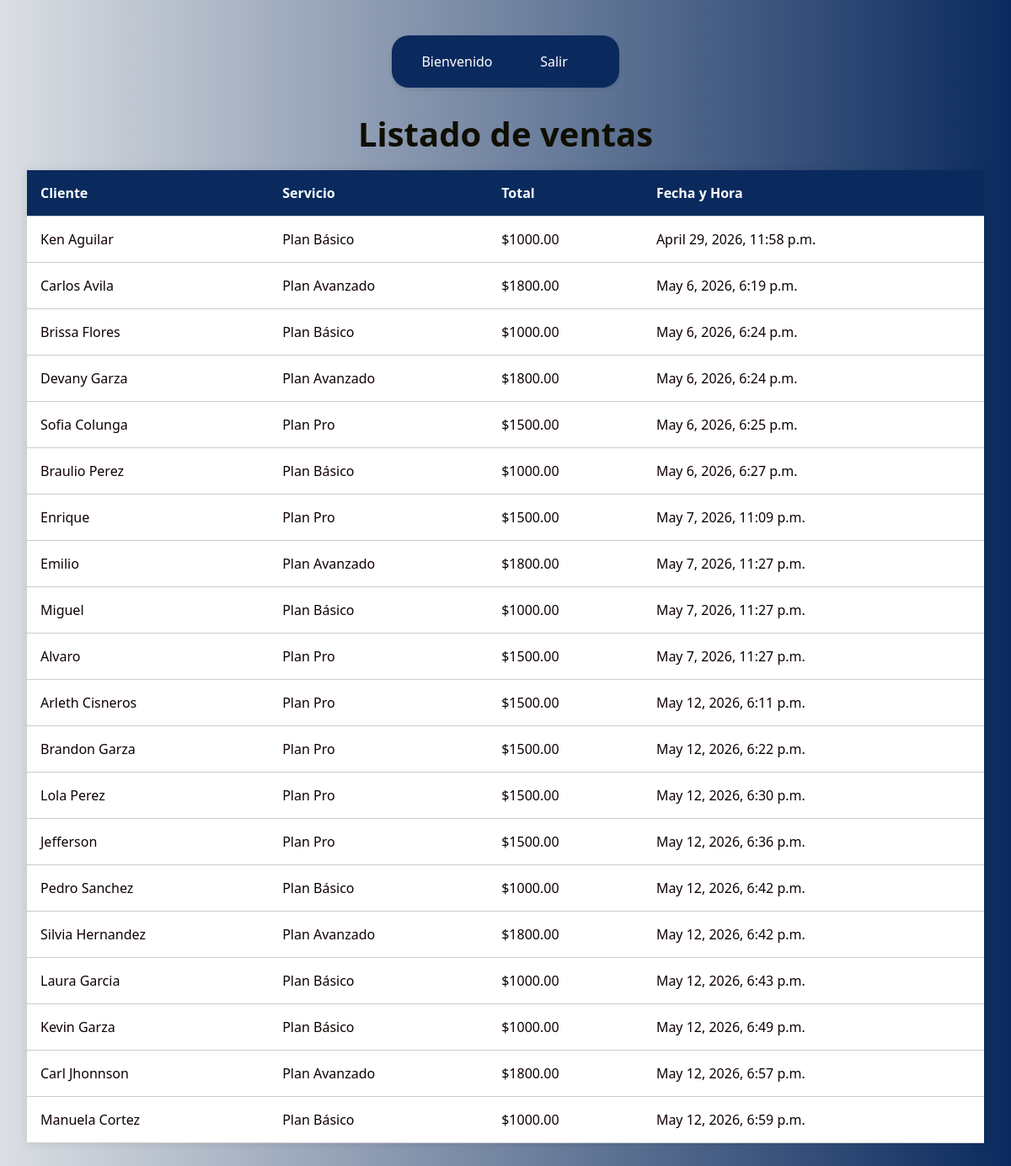
The app's page /listado_ventas/ with its own data.
### app/models.py (models this page shows, shortened)
class Venta(models.Model):
    fecha = models.DateTimeField(auto_now_add=True)
    cliente = models.ForeignKey(Cliente, on_delete=models.CASCADE, null=True, blank=True)
    total = models.DecimalField(max_digits=10, decimal_places=2)

class Cliente(models.Model):
    nombre = models.CharField(max_length=100)

class DetalleVenta(models.Model):
    venta = models.ForeignKey(Venta, on_delete=models.CASCADE)
    servicio = models.ForeignKey(Servicio, on_delete=models.CASCADE)

class Servicio(models.Model):
    nombre = models.CharField(max_length=100)
    descripcion = models.TextField()
    precio = models.DecimalField(max_digits=10, decimal_places=2)

### app/views.py (the view)
# urls.py: path('listado_ventas/', views.listado_ventas, name='listado_ventas'),
def listado_ventas(request):
    ventas = Venta.objects.all()
    return render(request, 'listado_ventas.html', {'ventas': ventas})

### app/templates/listado_ventas.html (shortened to what this page needs)
{% load static %}
<!DOCTYPE html>
<html lang="es" translate="no">
<head>
    <link rel="stylesheet" href="{% static 'css/stylelistar.css' %}">
</head>
<body>
    {% include 'menu.html' %}
    <h1>Listado de ventas</h1>
    <table class="tabla-productos">
        <thead>
            <tr>
                <th>Cliente</th>
                <th>Servicio</th>
                <th>Total</th>
                <th>Fecha y Hora</th>
            </tr>
        </thead>
        <tbody>
            {% for venta in ventas %}
            <tr>
                <td>
                    {{ venta.cliente.nombre }}
                </td>
                <td>
                    {% for detalle in venta.detalleventa_set.all %}
                        {{ detalle.servicio.nombre }}
                    {% endfor %}
                </td>
                <td>
                    ${{ venta.total }}
                </td>
                <td>
                    {{ venta.fecha }}
                </td>
            </tr>
            {% endfor %}
        </tbody>
    </table>
</body>
</html>

### app/static/css/stylelistar.css (style rules this page uses)
body { font-family: 'Segoe UI', sans-serif; background: linear-gradient(to right, #dbdfe4, #0a2a5e); padding: 2rem; color: #0f0101; margin-left: 250px; }
h1 { text-align: center; font-size: 2.5rem; color: #0f0e00; margin-bottom: 1rem; }
.tabla-productos { width: 100%; border-collapse: collapse; box-shadow: 0 0 10px rgba(0,0,0,0.1); background-color: white; }
.tabla-productos th, .tabla-productos td { padding: 1rem; border-bottom: 1px solid #ccc; text-align: left; }
.tabla-productos th { background-color: #0a2a5e; color: #f9fffe; font-weight: bold; }

### app/static/css/styleMenu.css (style rules this page uses)
body { margin: 0; font-family: 'Segoe UI', sans-serif; background-color: #eee1aa; }

### records on screen
Venta: cliente.nombre "Ken Aguilar", total "1000.00", fecha "April 29, 2026, 11:58 p.m."
DetalleVenta: servicio.nombre "Plan Básico"
Venta: cliente.nombre "Carlos Avila", total "1800.00", fecha "May 6, 2026, 6:19 p.m."
DetalleVenta: servicio.nombre "Plan Avanzado"
Venta: cliente.nombre "Brissa Flores", total "1000.00", fecha "May 6, 2026, 6:24 p.m."
DetalleVenta: servicio.nombre "Plan Básico"
Venta: cliente.nombre "Devany Garza", total "1800.00", fecha "May 6, 2026, 6:24 p.m."
DetalleVenta: servicio.nombre "Plan Avanzado"
Venta: cliente.nombre "Sofia Colunga", total "1500.00", fecha "May 6, 2026, 6:25 p.m."
DetalleVenta: servicio.nombre "Plan Pro"
Venta: cliente.nombre "Braulio Perez", total "1000.00", fecha "May 6, 2026, 6:27 p.m."
DetalleVenta: servicio.nombre "Plan Básico"
Venta: cliente.nombre "Enrique", total "1500.00", fecha "May 7, 2026, 11:09 p.m."
DetalleVenta: servicio.nombre "Plan Pro"
Venta: cliente.nombre "Emilio", total "1800.00", fecha "May 7, 2026, 11:27 p.m."
DetalleVenta: servicio.nombre "Plan Avanzado"
Venta: cliente.nombre "Miguel", total "1000.00", fecha "May 7, 2026, 11:27 p.m."
DetalleVenta: servicio.nombre "Plan Básico"
Venta: cliente.nombre "Alvaro", total "1500.00", fecha "May 7, 2026, 11:27 p.m."
DetalleVenta: servicio.nombre "Plan Pro"
Venta: cliente.nombre "Arleth Cisneros", total "1500.00", fecha "May 12, 2026, 6:11 p.m."
DetalleVenta: servicio.nombre "Plan Pro"
Venta: cliente.nombre "Brandon Garza", total "1500.00", fecha "May 12, 2026, 6:22 p.m."
DetalleVenta: servicio.nombre "Plan Pro"
Venta: cliente.nombre "Lola Perez", total "1500.00", fecha "May 12, 2026, 6:30 p.m."
DetalleVenta: servicio.nombre "Plan Pro"
Venta: cliente.nombre "Jefferson", total "1500.00", fecha "May 12, 2026, 6:36 p.m."
DetalleVenta: servicio.nombre "Plan Pro"
Venta: cliente.nombre "Pedro Sanchez", total "1000.00", fecha "May 12, 2026, 6:42 p.m."
DetalleVenta: servicio.nombre "Plan Básico"
Venta: cliente.nombre "Silvia Hernandez", total "1800.00", fecha "May 12, 2026, 6:42 p.m."
DetalleVenta: servicio.nombre "Plan Avanzado"
Venta: cliente.nombre "Laura Garcia", total "1000.00", fecha "May 12, 2026, 6:43 p.m."
DetalleVenta: servicio.nombre "Plan Básico"
Venta: cliente.nombre "Kevin Garza", total "1000.00", fecha "May 12, 2026, 6:49 p.m."
DetalleVenta: servicio.nombre "Plan Básico"
Venta: cliente.nombre "Carl Jhonnson", total "1800.00", fecha "May 12, 2026, 6:57 p.m."
DetalleVenta: servicio.nombre "Plan Avanzado"
Venta: cliente.nombre "Manuela Cortez", total "1000.00", fecha "May 12, 2026, 6:59 p.m."
DetalleVenta: servicio.nombre "Plan Básico"
